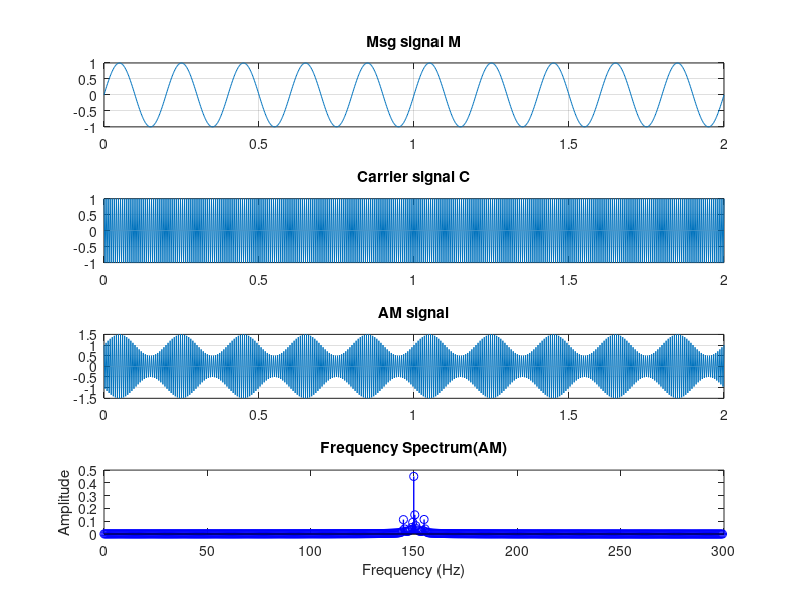

Write the MATLAB code that produced this figure.
clc;clear all;close all;

Fs=600
t=0:1/Fs:2;
A=1;
Fm=5;
Fc=150;
m = 0.5; 

M=A*sin(2*pi*Fm*t);
subplot(4,1,1);
plot(t,M);
title('Msg signal M');  grid on;

C=A*cos(2*pi*Fc*t);
subplot(4,1,2);
plot(t,C);
title('Carrier signal C');   grid on;

%Mal_out
AM=(1+m.*M).*C ;
subplot(4,1,3);
plot(t,AM);
title('AM signal');
grid on;


% Frequency Domain Analysis using FFT
N = length(AM); % Length of the AM signal
AM_spectrumm = fft(AM) / N; % FFT of the AM signal and normalize
fre = (0:(N/2)-1) * Fs / N; % Frequency axis from 0 to Nyquist frequency
% Plot AM signal Spectrum
subplot(4,1,4);
stem(fre, abs(AM_spectrumm(1:floor(N/2))), 'blue', 'Linewidth', 1);
xlabel('Frequency (Hz)');
ylabel('Amplitude');
title('Frequency Spectrum(AM)');
